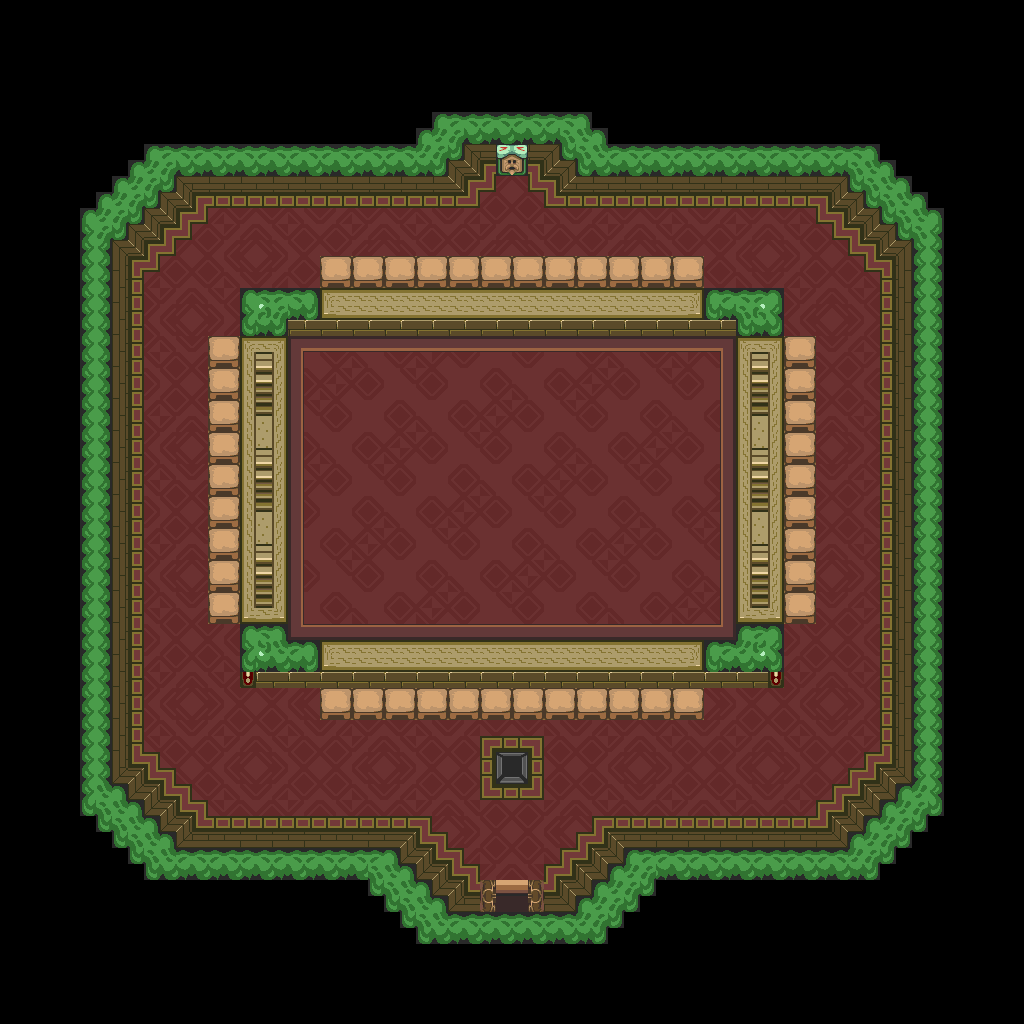

Tiled map render using the project's own tile images. Description and the map definition, with tile-layer contents summarised, below:
An orthogonal 64x64 tile map with 16x16 px tiles, 1 tile layer (base), 1 hidden layer not drawn and 9 objects.

<map version="1.10" tiledversion="1.12.1" orientation="orthogonal" renderorder="right-down" width="64" height="64" tilewidth="16" tileheight="16" infinite="0" nextlayerid="3" nextobjectid="10">
 <tileset firstgid="1" source="../classiciphone_pics4.tsx" />
 <layer id="1" name="base" width="64" height="64">
  <data>[4096 cells, 4096 non-empty, 95 distinct tile ids]</data>
 </layer>
 <layer id="2" name="collision" width="64" height="64" visible="0">
  <properties><property name="collision" value="true" /></properties>
  <data>[4096 cells, 2456 non-empty, 1 distinct tile ids]</data>
 </layer>
 <objectgroup id="3" name="npcs">
  <object id="1" x="208.0" y="96.0" width="16" height="16">
   <properties>
    <property name="script" type="string">-- Auto-converted from GraalScript
-- // NPC made by Mighty
-- [CLIENT-SIDE — server no-op]
-- if (playerenters){
-- this.focus = 0;
-- }
-- if (playerdies) {
-- this.focus = 0;
-- resetfocus;
-- }
-- if (playerchats) {
-- if (strequals(#c,focus on)) {
-- if (this.focus = 0) {
-- this.focus = 1;
-- timereverywhere;
-- timeout = .05;}}
-- elseif (strequals(#c,focus off)) {
-- this.focus = 0;
-- resetfocus;
-- }
-- }
-- if (timeout) {
-- if (this.focus == 1) {
-- setfocus 30.5,28;
-- timeout = .05;
-- }
-- }</property>
   </properties>
  </object>
  <object id="2" x="272.0" y="96.0" width="16" height="16">
   <properties>
    <property name="script" type="string">-- Auto-converted from GraalScript
-- // NPC made by Mighty
-- join("level_sparlevel");</property>
   </properties>
  </object>
  <object id="3" x="336.0" y="96.0" width="16" height="16">
   <properties>
    <property name="script" type="string">-- Auto-converted from GraalScript
-- // NPC made by Mighty
-- if (created) {
-- setshape 1,32,32;
end
-- if (actionwarpplayer) {
-- setlevel2 mighty_inside_04.nw,30.5,46;
end
-- [CLIENT-SIDE — server no-op]
-- if (playerenters || timeout) {
-- if (strequals(#s(clientr.hd_isdead),true)  || strequals(#s(client.hd_isdead),1)) {
-- if (this.time &lt;= 0) {
-- triggeraction x+1,y+1,warpplayer,;
-- this.time = 1;
-- }
-- }
-- if (this.time &gt; 0) this.time -= 0.05;
-- timeout = 0.05;
-- }</property>
   </properties>
  </object>
  <object id="4" x="496.0" y="64.0" width="16" height="16">
   <properties>
    <property name="script" type="string">-- Auto-converted from GraalScript
-- // NPC made by Mighty
-- function onPlayerEnters() {
-- player.triggerclient("gui","-system_horse","Dismount");
end</property>
   </properties>
  </object>
  <object id="5" x="496.0" y="160.0" width="16" height="16">
   <properties>
    <property name="script" type="string">-- Auto-converted from GraalScript
-- // NPC made by Mighty
-- join("sign");
-- [CLIENT-SIDE — server no-op]
-- if (created) {
-- setstring this.text,
-- Spar Commands:
-- #b- "join spar"
-- #b(Adds you to the spar queue)
-- #b- "view queue"
-- #b(Displays the spar queue)
-- #b
-- #b- "leave queue"
-- #b(Removes you from the spar
-- #bqueue)
-- #b- "done"
-- #b(Removes you from the spar, but
-- #bonly if the spar has not started)
-- #b- "start / stop"
-- #b(Begins / ends the spar. Both
-- #bsparrers are required to use)
-- #b- "focus on / focus off"
-- #b(Sets your focus to the center
-- #bof the spar area)
-- #b- "heal"
-- #b(Heals your character, but only
-- #bif you are not in an enabled spar)
-- }</property>
   </properties>
  </object>
  <object id="6" x="768.0" y="96.0" width="16" height="16">
   <properties>
    <property name="script" type="string">-- Auto-converted from GraalScript
-- // NPC made by Mighty
-- [CLIENT-SIDE — server no-op]
-- if (playerenters || timeout) {
-- seteffect 0,0,0,0;
-- timeout = .05;
-- }</property>
   </properties>
  </object>
  <object id="7" x="704.0" y="96.0" width="16" height="16">
   <properties>
    <property name="script" type="string">-- Auto-converted from GraalScript
-- // NPC made by Mighty
-- [CLIENT-SIDE — server no-op]
-- if (playerenters || timeout) {
-- if ((playerx in &lt;14,47&gt; &amp;&amp; playery in &lt;19.5,37.5&gt;)) {
-- movement_handlepause = 0.1;
-- }
-- else
-- movement_handlesword = 0.1;
-- movement_handleitems = 0.1;
-- timeout = 0.05;
-- }</property>
   </properties>
  </object>
  <object id="8" x="640.0" y="96.0" width="16" height="16">
   <properties>
    <property name="script" type="string">-- Auto-converted from GraalScript
-- // NPC made by Mighty
-- [CLIENT-SIDE — server no-op]
-- 
-- function onPlayerEnters() {
-- if (system_gani.mask in {"carry","hidden"}) {
-- system_gani.mask = "walk";
-- system_gani.mode = "walk";
-- system_gani.updateAni();
-- player.attr[3] = "";
-- }
-- }</property>
   </properties>
  </object>
  </objectgroup>
</map>
<!-- 1 of 9 objects omitted -->
